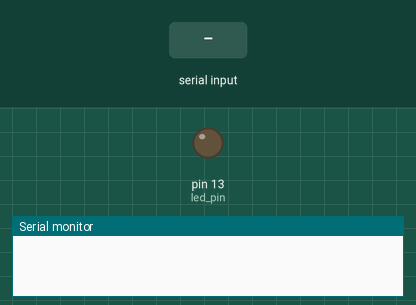
A sketch run on a simulated Arduino Uno, built with avr-gcc and run on an emulated ATmega328P. Shown: output pins drawn as LEDs (lit = HIGH), the last lines printed to the serial monitor. The inputs (shaded band) are chosen by the test bench.

Above: at 1.2 s.
1.3 s: "H" received over Serial
At 1.9 s:
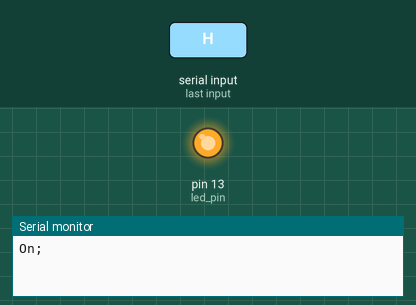
2.8 s: "L" received over Serial
At 4.2 s:
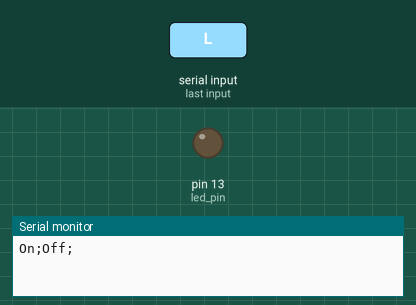
Timing chart, 0 to 5.8 s (numbered marks = the images above; inputs shaded):
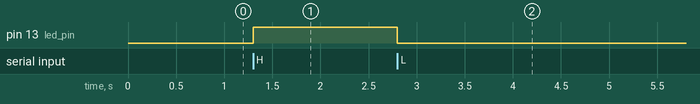

Measured:
- after the input at 1.3 s, pin 13 (led_pin): LOW → HIGH at once
- after the input at 2.8 s, pin 13 (led_pin): HIGH → LOW at once

The sketch:

arduino-code.ino
```cpp
#define led_pin 13

void setup() {
    pinMode(led_pin, OUTPUT);
    Serial.begin(9600);
}

void loop() {
   if(Serial.available() > 0){
    char recieved = Serial.read();
    if(recieved == 'H'){
        digitalWrite(led_pin, HIGH);
	Serial.print("On;");
    }else if(recieved == 'L'){
        digitalWrite(led_pin, LOW);
        Serial.print("Off;");
    }else{
        Serial.print("Error, Unknown command;");
    }
  }
}
```
